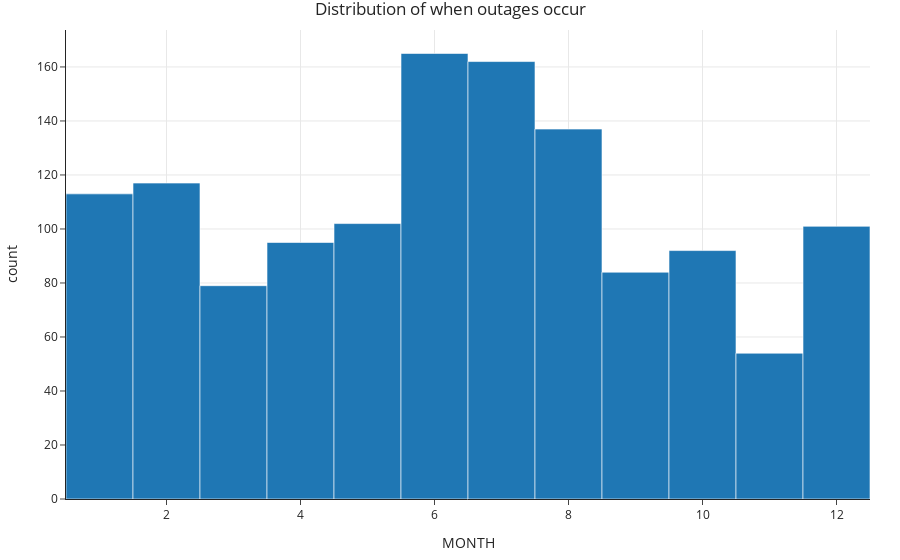

The notebook cell saved with this chart:
### Markdown cell above
It appears that most power outages last a shorter amount of time, with a few more signifcant ones sprinkled in. It's important to keep in mind that this distribution is asymmetrical when we work with this later.

### Code cell
outages.plot(kind='hist', x='MONTH', title='Distribution of when outages occur')

### Figure 1 — Plotly figure (JSON) as saved in the notebook; plotly's stock layout.template omitted (floating-point values rounded to 4 significant figures; data arrays with more than 128 entries replaced by an {"elided": "..."} marker saying what was removed)
{"data": [{"alignmentgroup": "True", "bingroup": "x", "hovertemplate": "MONTH=%{x}<br>count=%{y}<extra></extra>", "legendgroup": "", "marker": {"color": "#1F77B4", "pattern": {"shape": ""}}, "name": "", "offsetgroup": "", "orientation": "v", "showlegend": false, "type": "histogram", "x": {"elided": "1301 int values"}, "xaxis": "x", "yaxis": "y"}], "layout": {"barmode": "relative", "legend": {"tracegroupgap": 0}, "title": {"text": "Distribution of when outages occur"}, "xaxis": {"anchor": "y", "domain": [0, 1], "title": {"text": "MONTH"}}, "yaxis": {"anchor": "x", "domain": [0, 1], "title": {"text": "count"}}}}
